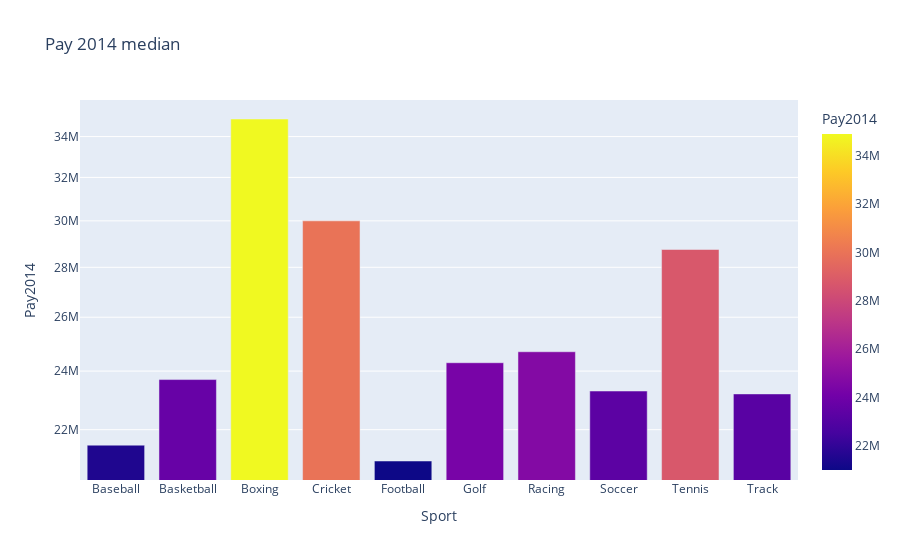

Notebook code for this chart:
### Code cell
plt.figure(figsize=(10,5))
fig = px.bar(df,x=df.index,y='Pay2014',color ='Pay2014',log_y=True,title="Pay 2014 median")
fig.show()

### Figure 1 — Plotly figure (JSON) as saved in the notebook; plotly's stock layout.template omitted (floating-point values rounded to 4 significant figures)
{"data": [{"alignmentgroup": "True", "hovertemplate": "Sport=%{x}<br>Pay2014=%{marker.color}<extra></extra>", "legendgroup": "", "marker": {"color": [21500000, 23700000, 34900000, 30000000, 21000000, 24300000, 24700000, 23300000, 28750000, 23200000], "coloraxis": "coloraxis", "pattern": {"shape": ""}}, "name": "", "offsetgroup": "", "orientation": "v", "showlegend": false, "textposition": "auto", "type": "bar", "x": ["Baseball", "Basketball", "Boxing", "Cricket", "Football", "Golf", "Racing", "Soccer", "Tennis", "Track"], "xaxis": "x", "y": [21500000, 23700000, 34900000, 30000000, 21000000, 24300000, 24700000, 23300000, 28750000, 23200000], "yaxis": "y"}], "layout": {"barmode": "relative", "coloraxis": {"colorbar": {"title": {"text": "Pay2014"}}, "colorscale": [[0, "#0d0887"], [0.1111, "#46039f"], [0.2222, "#7201a8"], [0.3333, "#9c179e"], [0.4444, "#bd3786"], [0.5556, "#d8576b"], [0.6667, "#ed7953"], [0.7778, "#fb9f3a"], [0.8889, "#fdca26"], [1, "#f0f921"]]}, "legend": {"tracegroupgap": 0}, "title": {"text": "Pay 2014 median"}, "xaxis": {"anchor": "y", "domain": [0, 1], "title": {"text": "Sport"}}, "yaxis": {"anchor": "x", "domain": [0, 1], "title": {"text": "Pay2014"}, "type": "log"}}}
